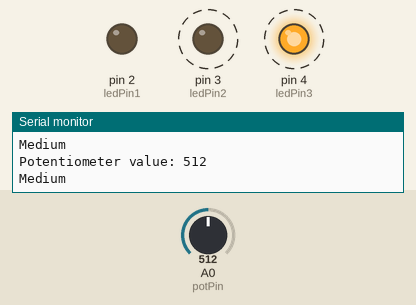
Simulated run of this sketch. Board: Arduino Uno, built with avr-gcc and run on an emulated ATmega328P. On the bench: output pins drawn as LEDs (lit = HIGH), the last lines printed to the serial monitor. Dashed ring = blinking. Inputs (shaded band) come from the test bench; at power-on: A0 (potPin) = 512.

Above: at 0.9 s.
1.5 s: A0 (potPin) set to 356
At 1.95 s:
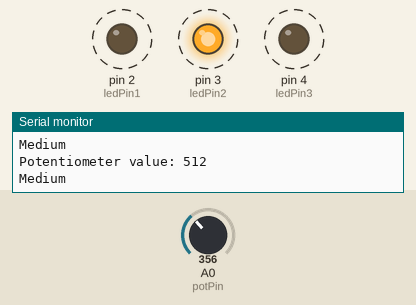
4.7 s: A0 (potPin) set to 331
At 6.0 s:
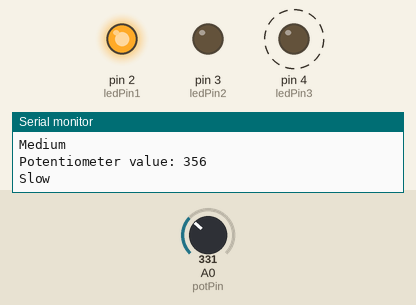
7.9 s: A0 (potPin) set to 692
Timing chart, 0 to 17.1 s (numbered marks = the images above; inputs shaded):
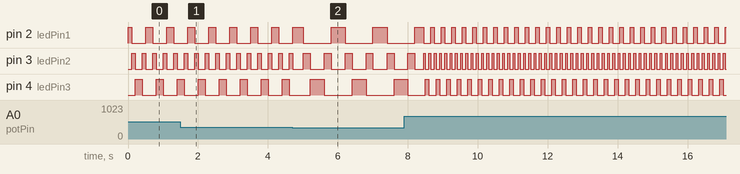

Measured:
- the behaviour switches between 341 and 340 on A0 (potPin) (found by bisection; images 1 and 2)
- after the input at 4.7 s, pin 4 (ledPin3): alternates HIGH for 0.40 s and LOW for 0.80 s, starting after 0.51 s
- by itself, pin 2 (ledPin1): repeats every 0.30 s: LOW 0.20 s, HIGH 0.10 s
- by itself, pin 4 (ledPin3): alternates HIGH for 0.20 s and LOW for 0.40 s

The sketch:

Task2.ino
```cpp
// Khai báo các chân được sử dụng cho các đèn LED và biến trở
int ledPin1 = 2;
int ledPin2 = 3;
int ledPin3 = 4;
int potPin = A0;

// Khai báo biến cho giá trị của biến trở
int potValue = 0;

// Khai báo biến cho tốc độ của đèn LED
int speed = 0;

void setup() {
  Serial.begin(9600);
  // Thiết lập chân của biến trở là đầu vào
  pinMode(potPin, INPUT);

  // Thiết lập chân của các đèn LED là đầu ra
  pinMode(ledPin1, OUTPUT);
  pinMode(ledPin2, OUTPUT);
  pinMode(ledPin3, OUTPUT);
}

void loop(){
// Đọc giá trị của biến trở
potValue = analogRead(potPin);

// Chia giá trị của biến trở thành 3 mức
if (potValue < 341) {
  speed = 200;
  Serial.println("Slow");
} else if (potValue >= 341 && potValue < 682) {
  speed = 100;
  Serial.println("Medium");
} else {
  speed = 50;
  Serial.println("Fast");
}

// Đèn LED sáng từ trái sang phải
for (int i = 0; i < 3; i++) {
  digitalWrite(ledPin1+i, HIGH);
  delay(speed);
  digitalWrite(ledPin1+i, LOW);
}

// Đèn LED sáng từ phải sang trái
for (int i = 2; i >= 0; i--) {
  digitalWrite(ledPin1+i, HIGH);
  delay(speed);
  digitalWrite(ledPin1+i, LOW);
}

Serial.print("Potentiometer value: ");
Serial.println(potValue);
}
```
